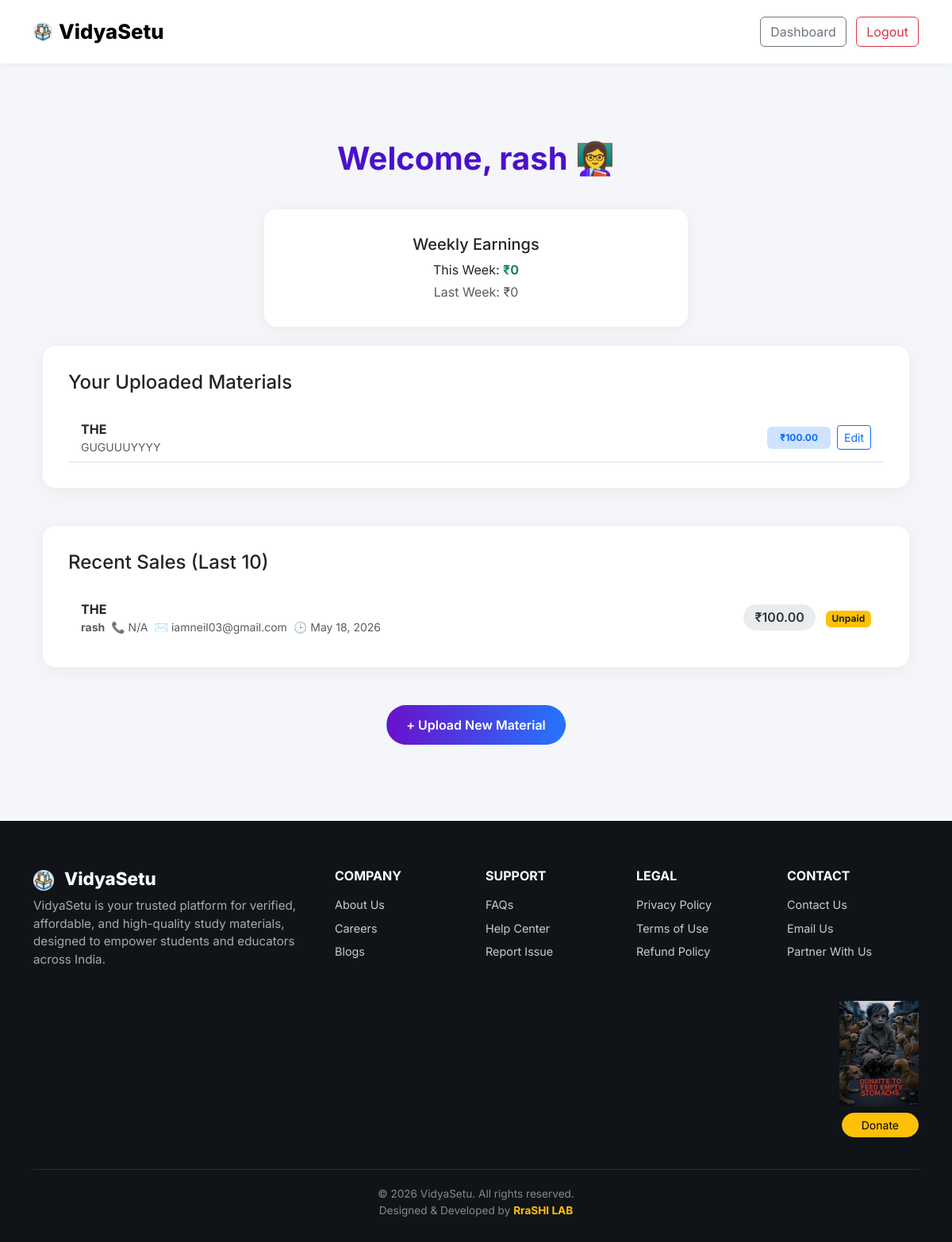
/dashboardTeacher/ (signed in), run on an earlier commit of the app's database.
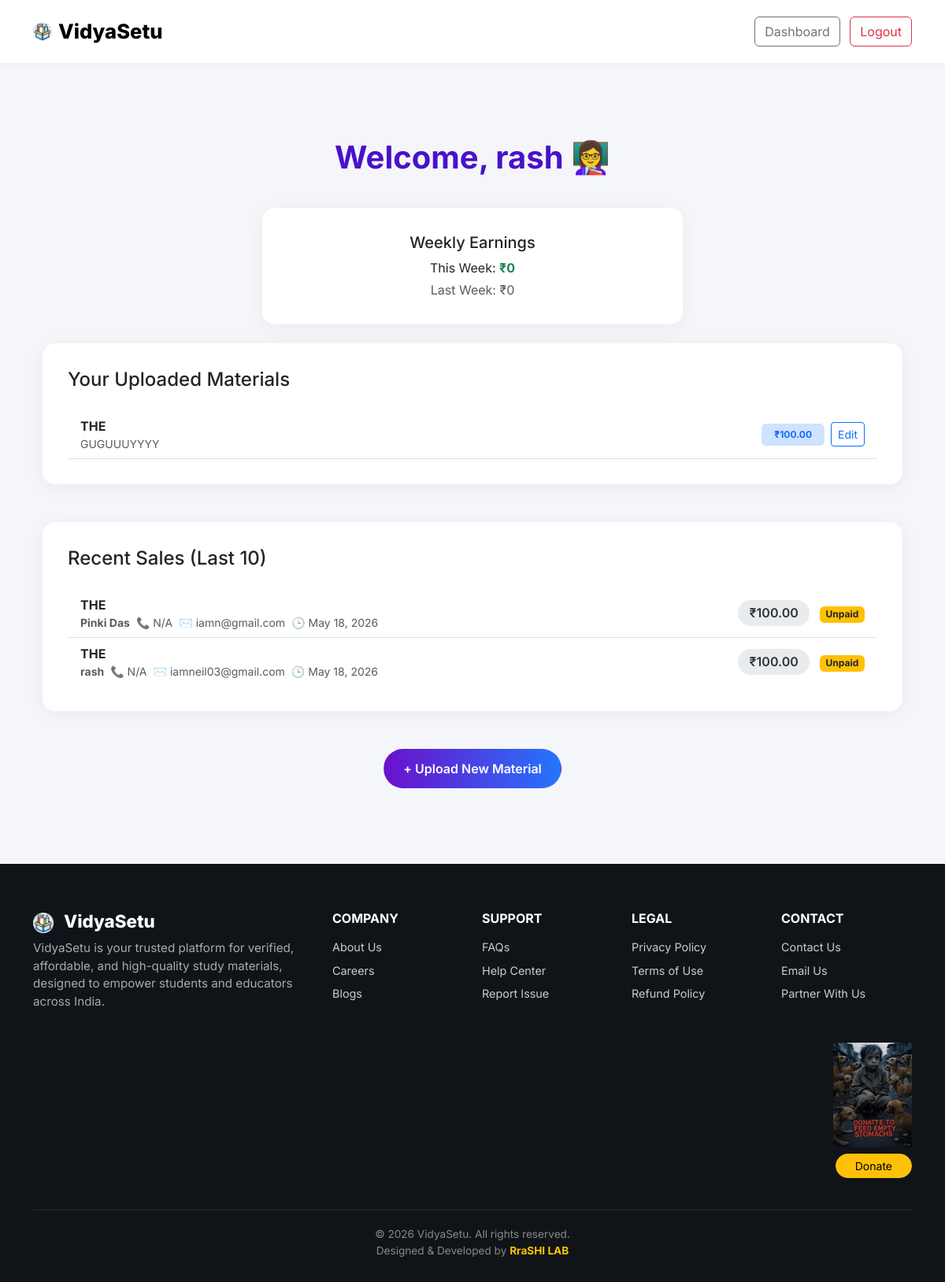
And on a later commit of the database.
### core/models.py (models this page shows, shortened)
class StudyMaterial(models.Model):
    seller = models.ForeignKey('SellerProfile', on_delete=models.CASCADE)
    title = models.CharField(max_length=255)
    description = models.TextField(blank=True)
    file = models.FileField(upload_to='study_materials/zips/')
    banner = models.ImageField(upload_to='study_materials/banners/', blank=True, null=True)
    price = models.DecimalField(max_digits=8, decimal_places=2, default=0.00)
    uploaded_at = models.DateTimeField(auto_now_add=True)
    class Meta:
        ordering = ['-uploaded_at']

class Purchase(models.Model):
    buyer = models.ForeignKey(settings.AUTH_USER_MODEL, on_delete=models.CASCADE)
    material = models.ForeignKey(StudyMaterial, on_delete=models.CASCADE)
    razorpay_order_id = models.CharField(max_length=100)
    razorpay_payment_id = models.CharField(max_length=100, blank=True, null=True)
    created_at = models.DateTimeField(auto_now_add=True)
    is_paid = models.BooleanField(default=False)
    included_in_payout = models.BooleanField(default=False)  # True after admin payout to seller

class CustomUser(AbstractBaseUser, PermissionsMixin):
    full_name = models.CharField(max_length=255)
    email = models.EmailField(unique=True, blank=True, null=True)
    phone = models.CharField(max_length=20, unique=True, blank=True, null=True)
    is_seller = models.BooleanField(null=True,blank=True)
    is_active = models.BooleanField(default=True)
    is_staff = models.BooleanField(default=False)
    objects = CustomUserManager()
    USERNAME_FIELD = 'email'
    REQUIRED_FIELDS = ['phone', 'full_name']

### core/views.py (the view)
# urls.py: path('dashboardTeacher/', views.dashboardSeller, name='dashboardSeller'),
@login_required
def dashboardSeller(request):
    if not request.user.is_seller:
        return redirect('not_verified')
    try:
        profile = request.user.sellerprofile
        materials = profile.studymaterial_set.all()
    except SellerProfile.DoesNotExist:
        messages.error(request, "Seller profile not found.")
        return redirect('registerSeller')
    now = timezone.now()
    start_of_this_week = now - timedelta(days=now.weekday())  # Monday this week
    start_of_last_week = start_of_this_week - timedelta(days=7)
    end_of_last_week = start_of_this_week - timedelta(seconds=1)
    purchases_this_week = Purchase.objects.filter(
        material__seller=profile,
        is_paid=True,
        created_at__gte=start_of_this_week
    )
    purchases_last_week = Purchase.objects.filter(
        material__seller=profile,
        is_paid=True,
        created_at__range=(start_of_last_week, end_of_last_week)
    )
    def calculate_earnings(purchases):
        commission_rate = Decimal('0.70')
        return sum(p.material.price * commission_rate for p in purchases)
    earnings_this_week = calculate_earnings(purchases_this_week)
    earnings_last_week = calculate_earnings(purchases_last_week)
    recent_sales = Purchase.objects.filter(
        material__seller=profile
    ).order_by('-created_at')[:10]
    form = StudyMaterialForm()
    return render(request, 'core/dashboardSeller.html', {
        'profile': profile,
        'materials': materials,
        'form': form,
        'earnings_this_week': earnings_this_week,
        'earnings_last_week': earnings_last_week,
        'sales': recent_sales,
    })

### core/templates/core/dashboardSeller.html (shortened to what this page needs)
{% extends "core/base.html" %}
{% load static %}
{% block content %}
<div class="container py-5">
  <h1 class="dashboard-heading">Welcome, {{ user.full_name }} 👩‍🏫</h1>
  <div class="row mb-4">
    <div class="col-md-6 offset-md-3">
      <div class="card card-custom text-center">
        <h5 class="mb-2">Weekly Earnings</h5>
        <p class="mb-1">This Week: <strong class="text-success">₹{{ earnings_this_week }}</strong></p>
        <p class="mb-0 text-muted">Last Week: ₹{{ earnings_last_week }}</p>
      </div>
    </div>
  </div>
  <div class="card card-custom mb-4">
  <h4 class="mb-4">Your Uploaded Materials</h4>
  {% if materials %}
  <ul class="list-group list-group-flush">
    {% for material in materials %}
    <li class="list-group-item d-flex flex-column flex-md-row justify-content-between align-items-start align-items-md-center gap-2">
      <div class="flex-grow-1">
        <strong>{{ material.title }}</strong><br>
        <small class="text-muted d-block">{{ material.description|truncatechars:60 }}</small>
      </div>
      <div class="d-flex align-items-center gap-2">
        <span class="badge bg-primary-subtle text-primary px-3 py-2">₹{{ material.price }}</span>
        <a class="btn btn-sm btn-outline-primary" data-bs-toggle="modal" data-bs-target="#updateModal{{ material.id }}">Edit</a>
      </div>
    </li>
      {% endfor %}
    </ul>
    {% else %}
    <p class="text-muted">You haven’t uploaded any study materials yet.</p>
    {% endif %}
  </div>
  <div class="card card-custom mt-5">
    <h4 class="mb-4">Recent Sales (Last 10)</h4>
    {% if sales %}
    <ul class="list-group list-group-flush">
      {% for purchase in sales %}
      <li class="list-group-item d-flex justify-content-between align-items-center">
        <div>
          <strong>{{ purchase.material.title }}</strong><br>
          <small class="text-muted d-block">
            <div class="d-flex flex-wrap gap-2">
              <div><strong>{{ purchase.buyer.full_name }}</strong></div>
              <div>📞 {{ purchase.buyer.userprofile.phone_number|default:"N/A" }}</div>
              <div>✉️ {{ purchase.buyer.email|default:"N/A" }}</div>
              <div>🕒 {{ purchase.created_at|date:"M d, Y" }}</div>
            </div>
          </small>
        </div>
        <div class="text-end">
          <span class="price-badge me-2">₹{{ purchase.material.price }}</span>
          {% if purchase.is_paid %}
          <span class="badge bg-success">Paid</span>
          {% else %}
          <span class="badge bg-warning text-dark">Unpaid</span>
          {% endif %}
        </div>
      </li>
      {% endfor %}
    </ul>
    {% else %}
    <p class="text-muted">No recent sales yet.</p>
    {% endif %}
  </div>
  <div class="text-center mt-5">
    <a href="#" class="btn btn-upload px-4" data-bs-toggle="modal" data-bs-target="#uploadModal">
      + Upload New Material
    </a>
  </div>
</div>
{% endblock %}

What changed in the data, as far as the page shows it:
added Purchase: material "THE", buyer.full_name "Pinki Das", buyer.userprofile.phone_number "N/A", buyer.email "iamn@gmail.com", created_at "May 18, 2026", material.price "100.00", is_paid "Unpaid"
